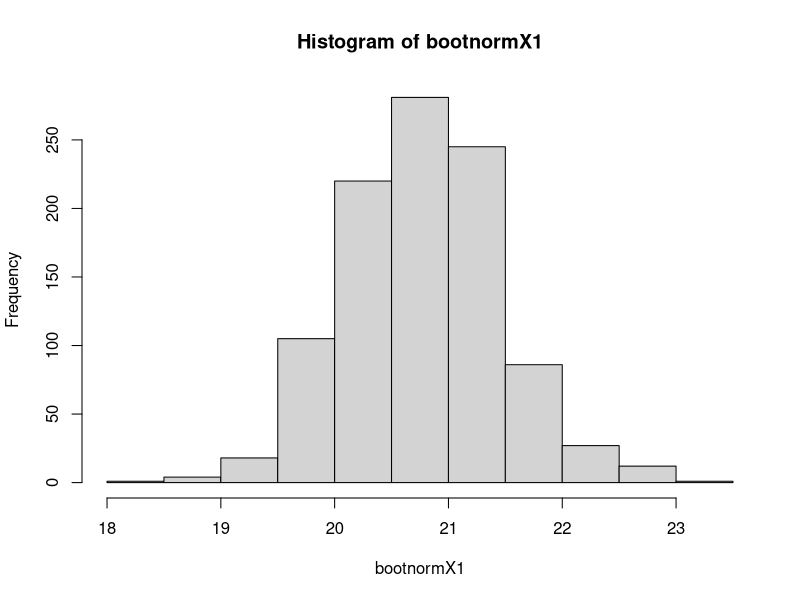
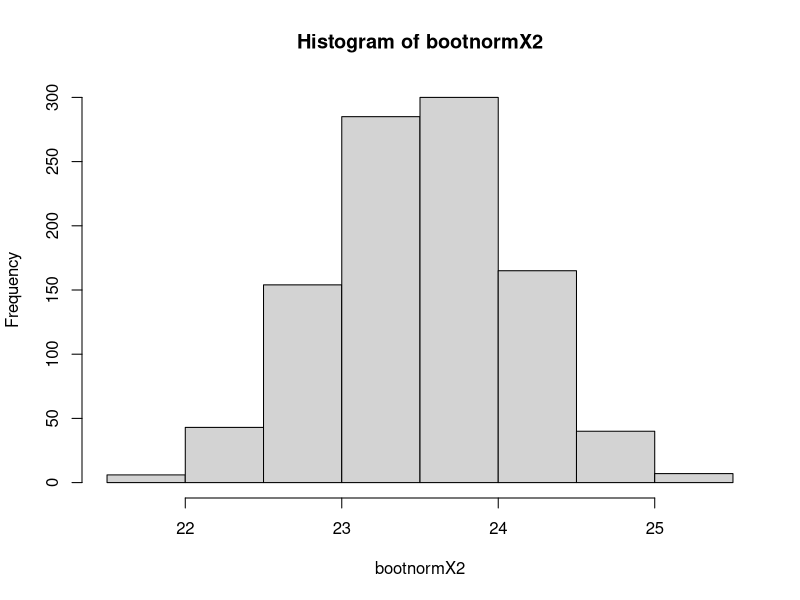
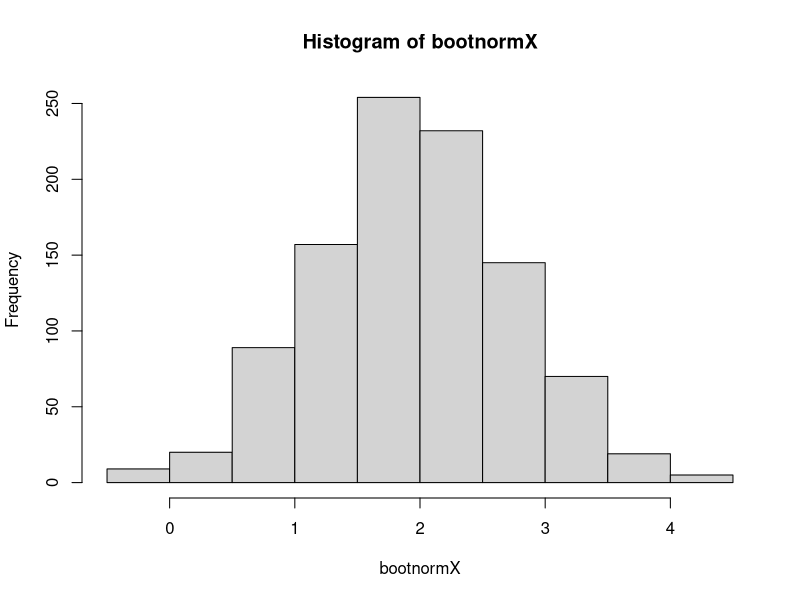
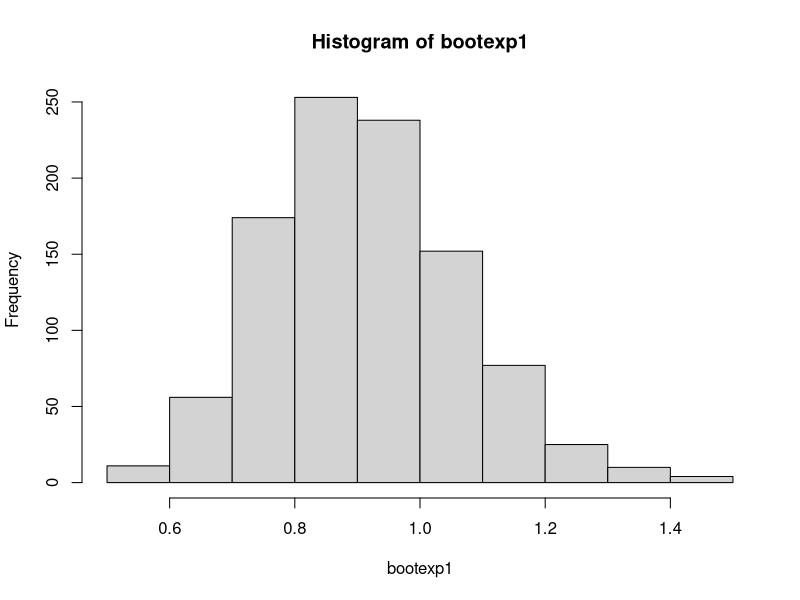
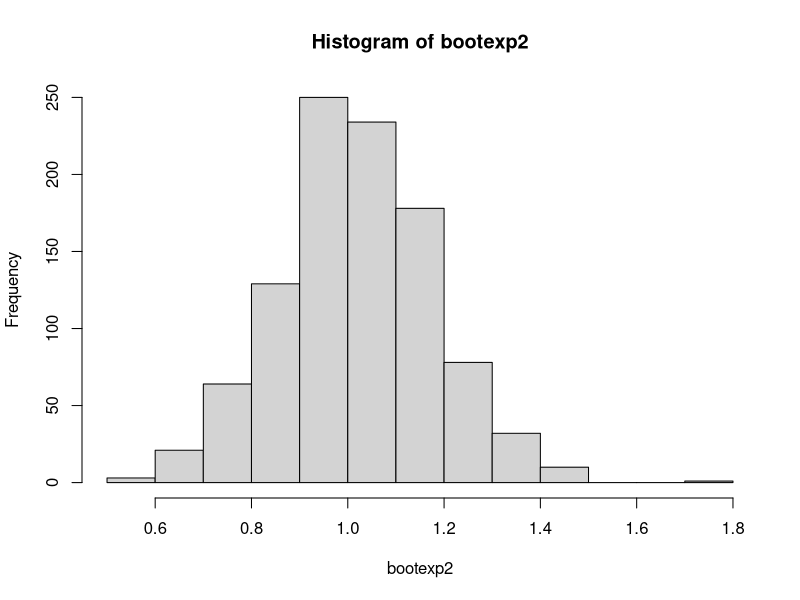
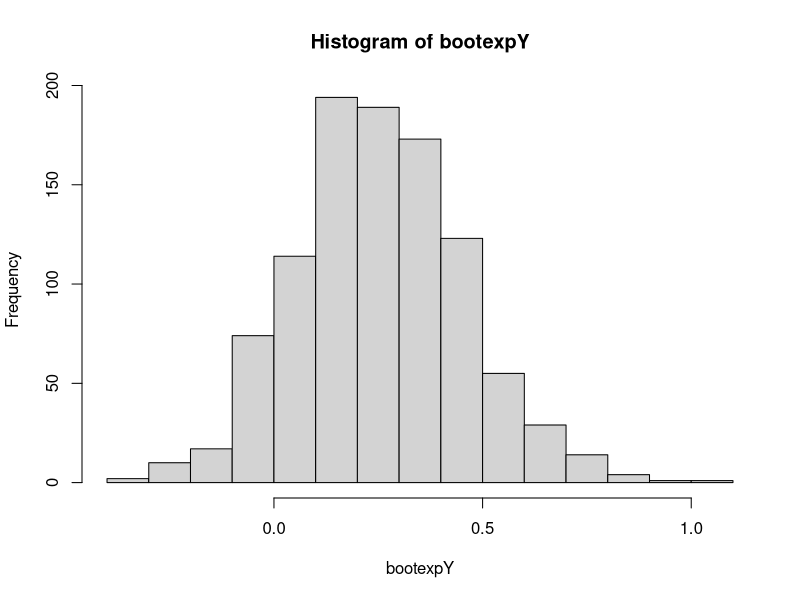

Source code (R) for these figures, in order:
## ---- chunk 1
x1<-rnorm(50,22,5)
xbar1 <- mean(x1)
deviationX1<-sd(x1)
## ---- chunk 2
xbar1 # average value of x1 vector
deviationX1 # standard deviation of x1
## ---- chunk 3
bootnormX1<-numeric(1000) #initialize bootnorm vector to have 1000 spots in it. # Run loop 1000 times
for (i in 1:1000){
bootsampleX1 <- sample(x1, size=length(x1), replace=T)
bootmeanX1 = mean(bootsampleX1)
bootnormX1[i] <- bootmeanX1 # put 1000 mean into bootnorm vector
}
## ---- chunk 4
mean(bootnormX1) # This value should be close to xbar1
sd(bootnormX1) # This will give the standard deviation for bootnormX
hist(bootnormX1) # histogram of bootnormX
## ---- chunk 5
x2<-rnorm(40,22,5)
xbar2 <- mean(x2)
deviationX2<-sd(x2)
## ---- chunk 6
xbar2 # average value of x2 vector
deviationX2 # standard deviation of x2
## ---- chunk 7
bootnormX2<-numeric(1000) #initialize bootnorm vector to have 1000 spots in it. # Run loop 1000 times
for (i in 1:1000){
bootsampleX2 <- sample(x2, size=length(x2), replace=T)
bootmeanX2 = mean(bootsampleX2)
bootnormX2[i] <- bootmeanX2 # put 1000 mean into bootnormX2 vector
}
## ---- chunk 8
mean(bootnormX2) # This value should be close to xbar2
sd(bootnormX2) # This will give the standard deviation for bootnormX2
hist(bootnormX2) # histogram of bootnormX2
## ---- chunk 9
x1<-rnorm(50,22,5)
x2<-rnorm(40,20,4)
xbar1 <- mean(x1)
xbar2 <- mean(x2)
meandiffX <- xbar1- xbar2
deviationX1<-sd(x1)
deviationX2<-sd(x2)
## ---- chunk 10
xbar1 # average value of x1
xbar2 # average value of x2
meandiffX # the mean difference between two samples
## ---- chunk 11
bootnormX<-numeric(1000) #initialize bootnorm vector to have 1000 spots in it. # Run loop 1000 times
for (i in 1:1000){
bootsampleX1 <- sample(x1, size=length(x1), replace=T)
bootsampleX2 <- sample(x2, size=length(x2), replace=T)
bootmeanX = mean(bootsampleX1) - mean(bootsampleX2) # the mean difference between two samples
bootnormX[i] <- bootmeanX # put 1000 mean difference from the boot samples into bootnorm
}
## ---- chunk 12
mean(bootnormX) # This value should be close to meandiffX
hist(bootnormX) # histogram of bootnormX
## ---- chunk 13
yexp1<-rexp(50)
ybar1 <- mean(yexp1)
deviationYexp1<-sd(yexp1)
## ---- chunk 14
ybar1 # average value of ybar1
deviationYexp1 # the standard deviation of yexp1
## ---- chunk 15
bootexp1<-numeric(1000) #initialize bootnorm vector to have 1000 spots in it. # Run loop 1000 times
for (i in 1:1000){
bootsampleYexp1 <- sample(yexp1, size=length(yexp1), replace=T)
bootmeanExp1 = mean(bootsampleYexp1)
bootexp1[i] <- bootmeanExp1 # put 1000 mean into bootexp vector
}
## ---- chunk 16
mean(bootexp1) # This value should be close to ybar1
sd(bootexp1) # This will give the standard deviation for bootexp1
hist(bootexp1) # histogram of bootexp
## ---- chunk 17
yexp2<-rexp(40)
ybar2 <- mean(yexp2)
deviationYexp2<-sd(yexp2)
## ---- chunk 18
ybar2 # the average value of ybar2 vector
deviationYexp2 # the standard deviation of yexp2
## ---- chunk 19
bootexp2<-numeric(1000) #initialize bootnorm vector to have 1000 spots in it. # Run loop 1000 times
for (i in 1:1000){
bootsampleYexp2 <- sample(yexp2, size=length(yexp2), replace=T)
bootmeanExp2 = mean(bootsampleYexp2)
bootexp2[i] <- bootmeanExp2 # put 1000 mean into bootexp2 vector
}
## ---- chunk 20
mean(bootexp2) # This value should be close to ybar2
sd(bootexp2) # This will give the standard deviation for bootexp2
hist(bootexp2) # histogram of bootexp2
## ---- chunk 21
yexp1<-rexp(50)
yexp2<-rexp(40)
Yexpbar1 <- mean(yexp1)
Yexpbar2 <- mean(yexp2)
meanexpdiff <- Yexpbar1- Yexpbar2
deviationYexp1<-sd(yexp1)
deviationYexp2<-sd(yexp2)
## ---- chunk 22
Yexpbar1 # average value of yexp1
Yexpbar2 # average value of yexp2
meanexpdiff # the mean difference between yexp1 and yexp2 
## ---- chunk 23
bootexpY<-numeric(1000) #initialize bootnorm vector to have 1000 spots in it. 
# Run loop 1000 times
for (i in 1:1000){
bootexpsampleY1 <- sample(yexp1, size=length(yexp1), replace=T)
bootexpsampleY2 <- sample(yexp2, size=length(yexp2), replace=T)
bootexpmeanY = mean(bootexpsampleY1) - mean(bootexpsampleY2) # the mean difference between two samples
bootexpY[i] <- bootexpmeanY # put 1000 mean difference from the boot samples into bootexpY
}
## ---- chunk 24
mean(bootexpY) # This value should be close to meanexpdiff
sd(bootexpY) # This will give the standard deviation for bootexp
hist(bootexpY) # histogram of bootexp
